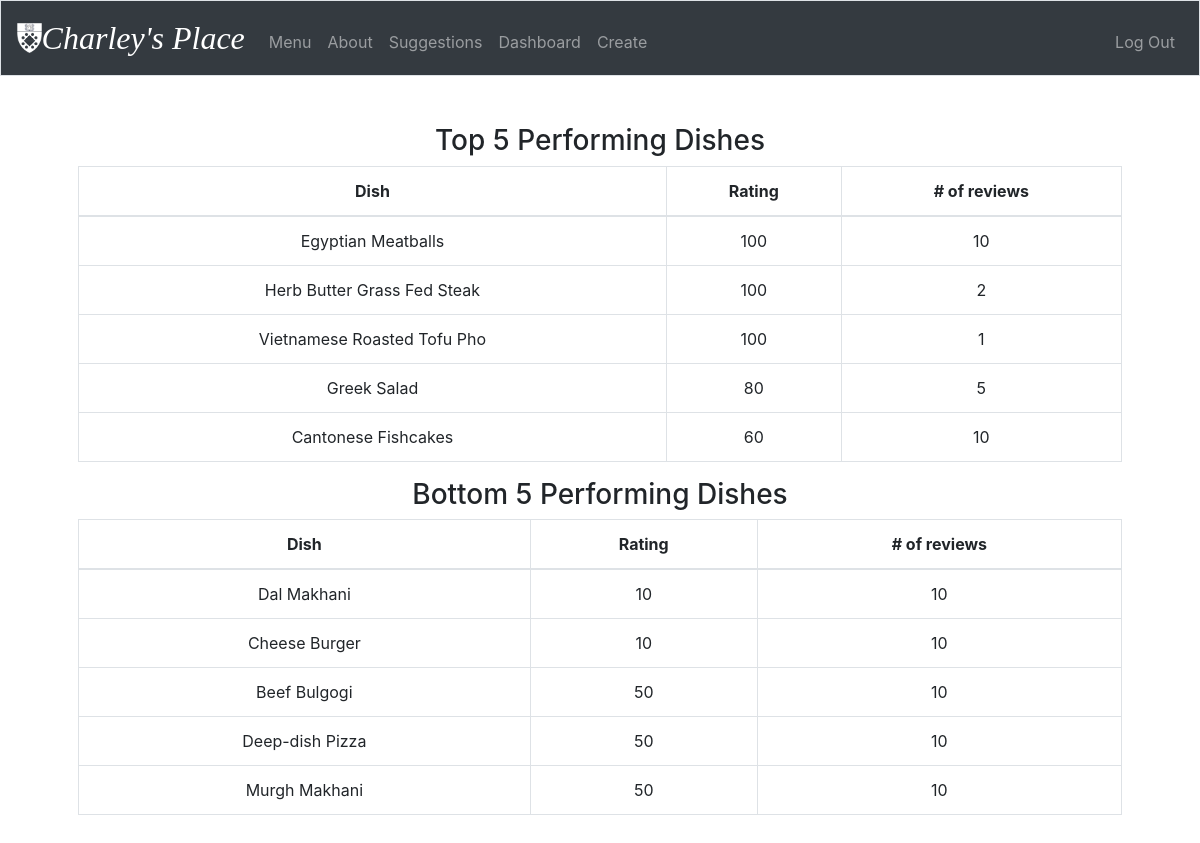
The app's page /dashboard (signed in) with its own data.
### tables this page shows
CREATE TABLE 'dishes' ('ID' integer PRIMARY KEY AUTOINCREMENT NOT NULL, 'name' text NOT NULL, 'ingredients' text NOT NULL, 'type' text NOT NULL, 'country_of_origin' text NOT NULL, 'avg_rating' numeric, 'count_reviews' integer, 'creation_date'  date DEFAULT CURRENT_DATE  , 'creation_timestamp'  timestamp DEFAULT CURRENT_TIMESTAMP  , 'likes' INTEGER DEFAULT 0, 'dislikes' INTEGER DEFAULT 0);

### application.py (the view)
@app.route("/dashboard", methods=["GET", "POST"])
@login_required
def dashboard():
    if request.method == "GET":
        top = db.execute("SELECT * FROM dishes WHERE avg_rating IS NOT NULL ORDER BY avg_rating DESC LIMIT 5")
        bottom = db.execute("SELECT * FROM dishes WHERE avg_rating IS NOT NULL ORDER BY avg_rating ASC LIMIT 5")
        return render_template("dashboard.html", top = top, bottom = bottom)
    else:
        return apology("TODO")

### application.py (called while the page is built)
@app.after_request
def after_request(response):
    response.headers["Cache-Control"] = "no-cache, no-store, must-revalidate"
    response.headers["Expires"] = 0
    response.headers["Pragma"] = "no-cache"
    return response

### helpers.py (called while the page is built)
def login_required(f):
    @wraps(f)
    def decorated_function(*args, **kwargs):
        if session.get("user_id") is None:
            return redirect("/login")
        return f(*args, **kwargs)
    return decorated_function

### templates/dashboard.html (shortened to what this page needs)
{% extends "layout.html" %}
{% block main %}
    <h3>Top 5 Performing Dishes</h3>
    <table class="table table-bordered">
      <thead>
        <tr>
          <th scope="col">Dish</th>
          <th scope="col">Rating</th>
          <th scope="col"># of reviews</th>
        </tr>
      </thead>
      <tbody>
        {% for row in top %}
        <tr>
            <td>{{ row['name'] }}</td>
            <td>{{ row['avg_rating'] }}</td>
            <td>{{ row['count_reviews'] }}</td>
        </tr>
        {% endfor %}
      </tbody>
    </table>
        <h3>Bottom 5 Performing Dishes</h3>
    <table class="table table-bordered">
      <thead>
        <tr>
          <th scope="col">Dish</th>
          <th scope="col">Rating</th>
          <th scope="col"># of reviews</th>
        </tr>
      </thead>
      <tbody>
        {% for row in bottom %}
        <tr>
            <td>{{ row['name'] }}</td>
            <td>{{ row['avg_rating'] }}</td>
            <td>{{ row['count_reviews'] }}</td>
        </tr>
        {% endfor %}
      </tbody>
    </table>
{% endblock %}

### records on screen
dishes: name "Egyptian Meatballs", avg_rating "100", count_reviews "10"
dishes: name "Herb Butter Grass Fed Steak", avg_rating "100", count_reviews "2"
dishes: name "Vietnamese Roasted Tofu Pho", avg_rating "100", count_reviews "1"
dishes: name "Greek Salad", avg_rating "80", count_reviews "5"
dishes: name "Cantonese Fishcakes", avg_rating "60", count_reviews "10"
dishes: name "Dal Makhani", avg_rating "10", count_reviews "10"
dishes: name "Cheese Burger", avg_rating "10", count_reviews "10"
dishes: name "Beef Bulgogi", avg_rating "50", count_reviews "10"
dishes: name "Deep-dish Pizza", avg_rating "50", count_reviews "10"
dishes: name "Murgh Makhani", avg_rating "50", count_reviews "10"
